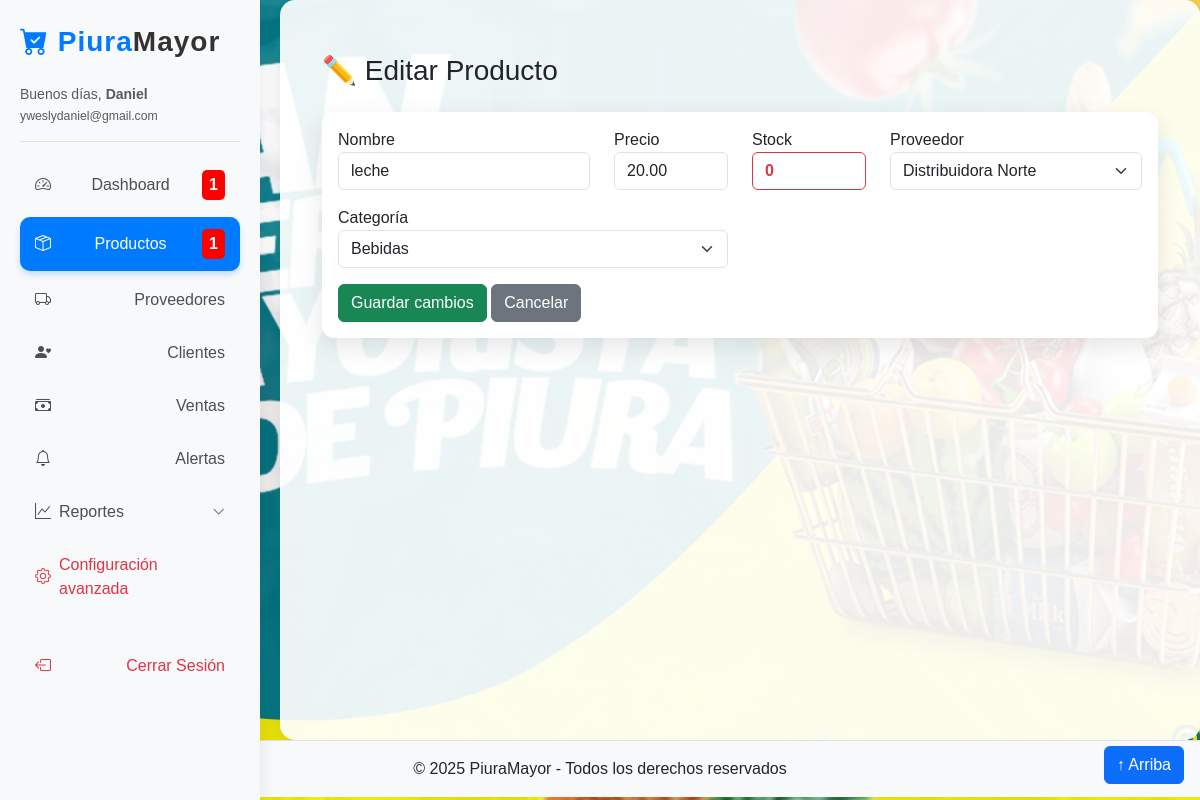
The app's page /editar_producto.php?id=4 (signed in) with its own data.
### tables this page shows
CREATE TABLE `productos` (
  `id` int(11) NOT NULL,
  `nombre` varchar(200) NOT NULL,
  `precio` decimal(12,2) NOT NULL DEFAULT 0.00,
  `stock` int(11) NOT NULL DEFAULT 0,
  `proveedor_id` int(11) DEFAULT NULL,
  `creado_at` timestamp NOT NULL DEFAULT current_timestamp(),
  `categoria_id` int(11) DEFAULT NULL
);

CREATE TABLE `proveedores` (
  `id` int(11) NOT NULL,
  `nombre` varchar(150) NOT NULL,
  `telefono` varchar(50) DEFAULT NULL,
  `correo` varchar(100) DEFAULT NULL,
  `direccion` varchar(255) DEFAULT NULL,
  `creado_at` timestamp NOT NULL DEFAULT current_timestamp()
);

CREATE TABLE `categorias` (
  `id` int(11) NOT NULL,
  `nombre` varchar(100) NOT NULL,
  `creado_at` timestamp NOT NULL DEFAULT current_timestamp()
);

### editar_producto.php (the view, shortened to what this page needs)
<?php
require 'includes/db.php';
$id = isset($_GET['id']) ? (int)$_GET['id'] : 0;
$stmt = $pdo->prepare("SELECT * FROM productos WHERE id = ?");
$stmt->execute([$id]);
$producto = $stmt->fetch(PDO::FETCH_ASSOC);
$proveedores = $pdo->query("SELECT id, nombre FROM proveedores ORDER BY nombre")->fetchAll(PDO::FETCH_ASSOC);
$categorias = $pdo->query("SELECT id, nombre FROM categorias ORDER BY nombre")->fetchAll(PDO::FETCH_ASSOC);
include 'includes/header.php';
?>
<div class="container mt-4">
    <h3 class="mb-4">✏️ Editar Producto</h3>
    <div class="card p-3 shadow-sm">
        <form method="POST">
            <div class="row mb-3">
                <div class="col-md-4">
                    <label>Nombre</label>
                    <input type="text" name="nombre" class="form-control" value="<?= htmlspecialchars($producto['nombre']) ?>" required>
                </div>
                <div class="col-md-2">
                    <label>Precio</label>
                    <input type="number" step="0.01" name="precio" class="form-control" value="<?= htmlspecialchars($producto['precio']) ?>" required>
                </div>
                <div class="col-md-2">
                    <label>Stock</label>
                    <input type="number" name="stock" class="form-control <?= $producto['stock'] <= 5 ? 'border border-danger fw-bold text-danger' : '' ?>" value="<?= htmlspecialchars($producto['stock']) ?>" required>
                </div>
                <div class="col-md-4">
                    <label>Proveedor</label>
                    <select name="proveedor_id" class="form-select">
                        <?php foreach($proveedores as $pr): ?>
                            <option value="<?= $pr['id'] ?>" <?= $producto['proveedor_id'] == $pr['id'] ? 'selected' : '' ?>>
                                <?= htmlspecialchars($pr['nombre']) ?>
                            </option>
                        <?php endforeach; ?>
                    </select>
                </div>
            </div>
            <div class="row mb-3">
                 <div class="col-md-6">
                    <label>Categoría</label>
                    <select name="categoria_id" class="form-select">
                        <?php foreach($categorias as $cat): ?>
                            <option value="<?= $cat['id'] ?>" <?= $producto['categoria_id'] == $cat['id'] ? 'selected' : '' ?>>
                                <?= htmlspecialchars($cat['nombre']) ?>
                            </option>
                        <?php endforeach; ?>
                    </select>
                </div>
            </div>
            <button type="submit" name="editar" class="btn btn-success">Guardar cambios</button>
            <a href="productos.php" class="btn btn-secondary">Cancelar</a>
        </form>
    </div>
</div>
<?php include 'includes/footer.php'; ?>

### records on screen
productos: nombre "leche", precio "20.00", stock "0", proveedor_id "Distribuidora Norte", categoria_id "Bebidas"

### other values on screen
$saludo "Buenos días"
$_SESSION['user']['nombre'] "Daniel"
$_SESSION['user']['correo'] "yweslydaniel@gmail.com"
$alertaStock "1"
